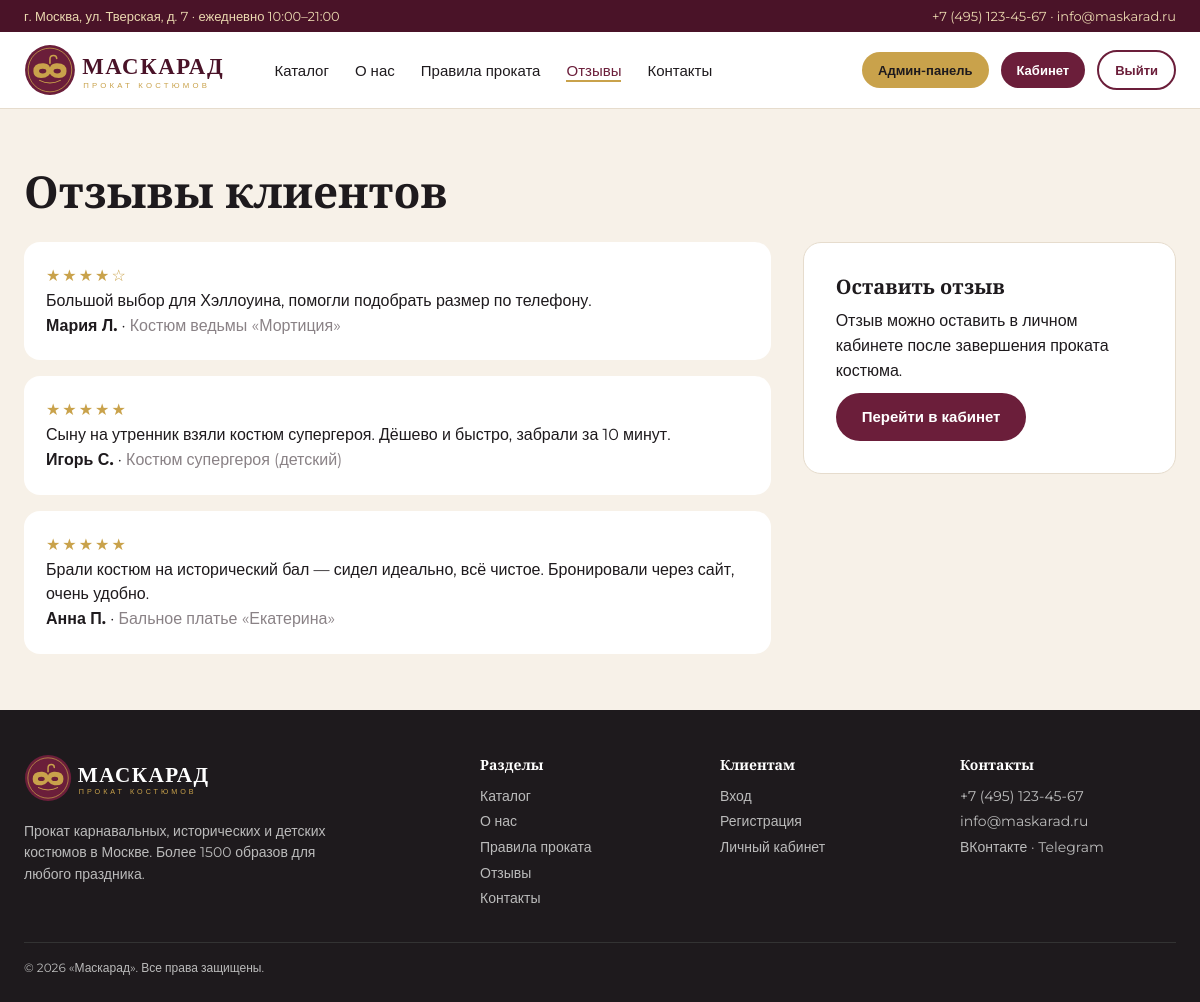
The app's page /reviews.php (signed in) with its own data.
### tables this page shows
CREATE TABLE reviews (
  review_id INT AUTO_INCREMENT PRIMARY KEY,
  user_id INT NOT NULL,
  costume_id INT NOT NULL,
  rating TINYINT NOT NULL CHECK (rating BETWEEN 1 AND 5),
  review_text TEXT NOT NULL,
  is_approved TINYINT(1) NOT NULL DEFAULT 0,
  created_at DATETIME NOT NULL DEFAULT CURRENT_TIMESTAMP,
  FOREIGN KEY (user_id) REFERENCES users(user_id) ON DELETE CASCADE,
  FOREIGN KEY (costume_id) REFERENCES costumes(costume_id) ON DELETE CASCADE
);

CREATE TABLE users (
  user_id INT AUTO_INCREMENT PRIMARY KEY,
  role_id INT NOT NULL DEFAULT 2,
  first_name VARCHAR(50) NOT NULL,
  last_name VARCHAR(50) NOT NULL,
  email VARCHAR(100) NOT NULL UNIQUE,
  phone VARCHAR(20) NOT NULL,
  password_hash VARCHAR(255) NOT NULL,
  created_at DATETIME NOT NULL DEFAULT CURRENT_TIMESTAMP,
  FOREIGN KEY (role_id) REFERENCES roles(role_id)
);

CREATE TABLE costumes (
  costume_id INT AUTO_INCREMENT PRIMARY KEY,
  category_id INT NOT NULL,
  costume_name VARCHAR(100) NOT NULL,
  description TEXT,
  gender ENUM('Женский','Мужской','Унисекс','Детский') NOT NULL,
  sizes VARCHAR(50) NOT NULL,
  price_per_day DECIMAL(8,2) NOT NULL,
  deposit DECIMAL(8,2) NOT NULL,
  image_url VARCHAR(255),
  FOREIGN KEY (category_id) REFERENCES categories(category_id) ON DELETE RESTRICT
);

### includes/db.php (called while the page is built, shortened)
<?php
function e($s) { return htmlspecialchars((string)$s, ENT_QUOTES, 'UTF-8'); }
function stars($n) { $n = (int)round($n); return str_repeat('★', $n) . str_repeat('☆', 5 - $n); }

### reviews.php (the view, shortened to what this page needs)
<?php
require 'includes/db.php';
$reviews = $pdo->query('SELECT r.*, u.first_name, u.last_name, c.costume_name FROM reviews r JOIN users u USING(user_id)
  JOIN costumes c USING(costume_id) WHERE is_approved = 1 ORDER BY created_at DESC')->fetchAll();
require 'includes/header.php';
?>
<section><div class="wrap"><h1 style="margin-bottom:24px">Отзывы клиентов</h1>
  <div class="grid" style="grid-template-columns:2fr 1fr;gap:32px">
    <div class="grid" style="gap:16px">
      <?php foreach ($reviews as $r): ?>
        <div class="rev"><div class="stars"><?= stars($r['rating']) ?></div><p><?= e($r['review_text']) ?></p>
          <b><?= e($r['first_name'] . ' ' . mb_substr($r['last_name'], 0, 1)) ?>.</b> · <span style="color:var(--grey)"><?= e($r['costume_name']) ?></span></div>
      <?php endforeach; ?>
    </div>
    <div class="form" style="align-self:start"><h3>Оставить отзыв</h3>
      <p style="margin:10px 0">Отзыв можно оставить в личном кабинете после завершения проката костюма.</p>
      <a class="btn" href="account.php">Перейти в кабинет</a></div>
  </div>
</div></section>
<?php require 'includes/footer.php'; ?>

### css/style.css (style rules this page uses)
:root { --wine:#6B1E3A;--wine-d:#4A1328;--gold:#C9A24B;--cream:#F7F1E8;--ink:#1E1A1D;--teal:#2F6F6B;--grey:#8A8286;--line:#E6DCCD }
* { box-sizing:border-box;margin:0;padding:0 }
body { font-family:Montserrat,Arial,sans-serif;color:var(--ink);background:var(--cream);font-size:16px;line-height:1.55 }
a { color:inherit;text-decoration:none }
h1,h2,h3 { font-family:'Playfair Display',Georgia,serif;font-weight:700;line-height:1.2 }
h1 { font-size:44px }
h3 { font-size:20px }
.wrap { max-width:1200px;margin:0 auto;padding:0 24px }
.btn { display:inline-block;background:var(--wine);color:#fff;padding:12px 26px;border-radius:30px;font-weight:600;font-size:15px;border:0;cursor:pointer }
section { padding:56px 0 }
.grid { display:grid;gap:24px }
.rev { background:#fff;border-radius:16px;padding:22px }
.stars { color:var(--gold);letter-spacing:2px }
.form { background:#fff;border-radius:18px;padding:32px;border:1px solid var(--line) }

### records on screen
reviews: rating "★★★★☆", review_text "Большой выбор для Хэллоуина, помогли подобрать размер по телефону.", user.last_name "Мария Л", costume.costume_name "Костюм ведьмы «Мортиция»"
reviews: rating "★★★★★", review_text "Сыну на утренник взяли костюм супергероя. Дёшево и быстро, забрали за 10 минут.", user.last_name "Игорь С", costume.costume_name "Костюм супергероя (детский)"
reviews: rating "★★★★★", review_text "Брали костюм на исторический бал — сидел идеально, всё чистое. Бронировали через сайт, очень удобно.", user.last_name "Анна П", costume.costume_name "Бальное платье «Екатерина»"

### other values on screen
$text "Каталог"
$text "О нас"
$text "Правила проката"
$text "Отзывы"
$text "Контакты"
